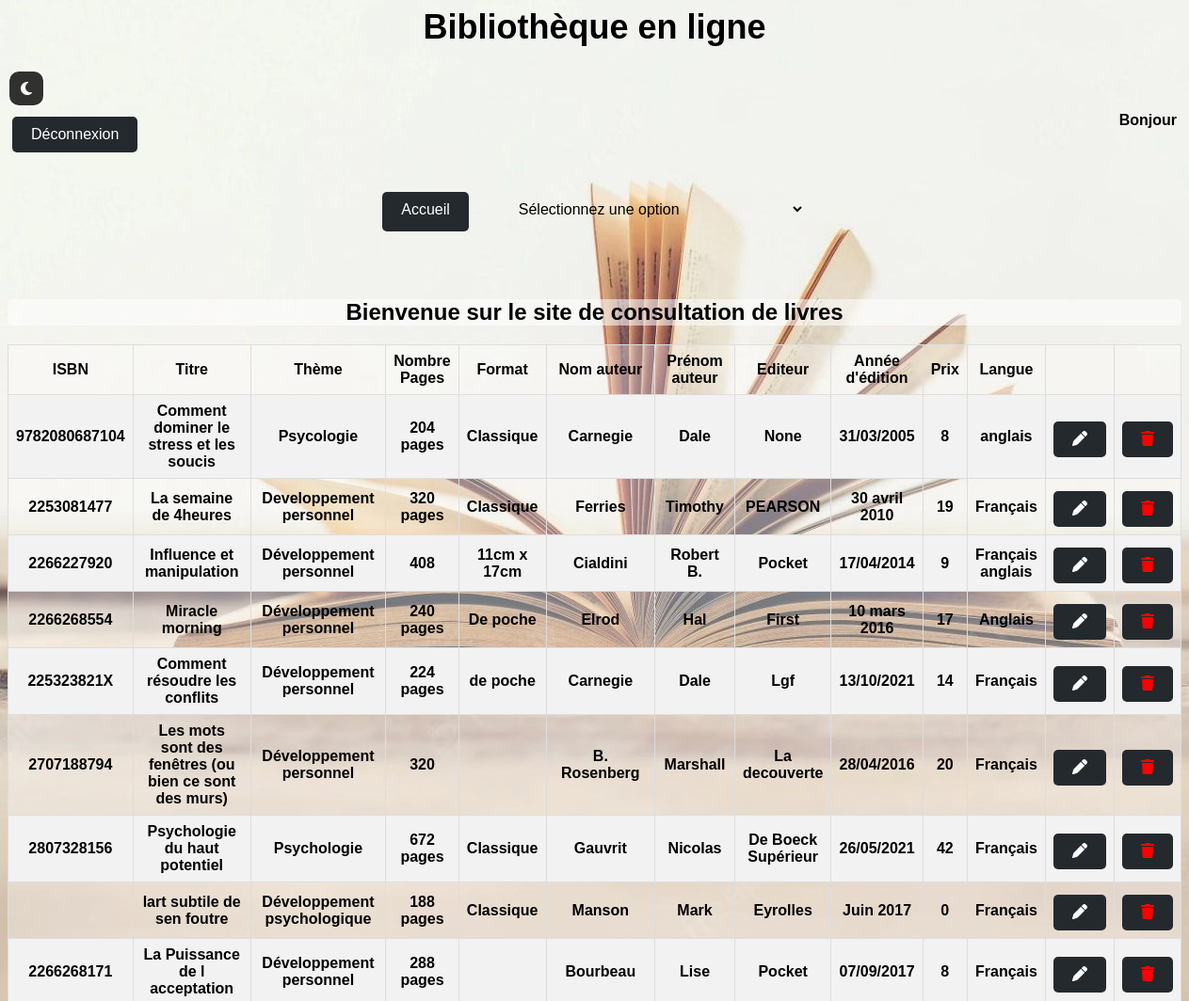
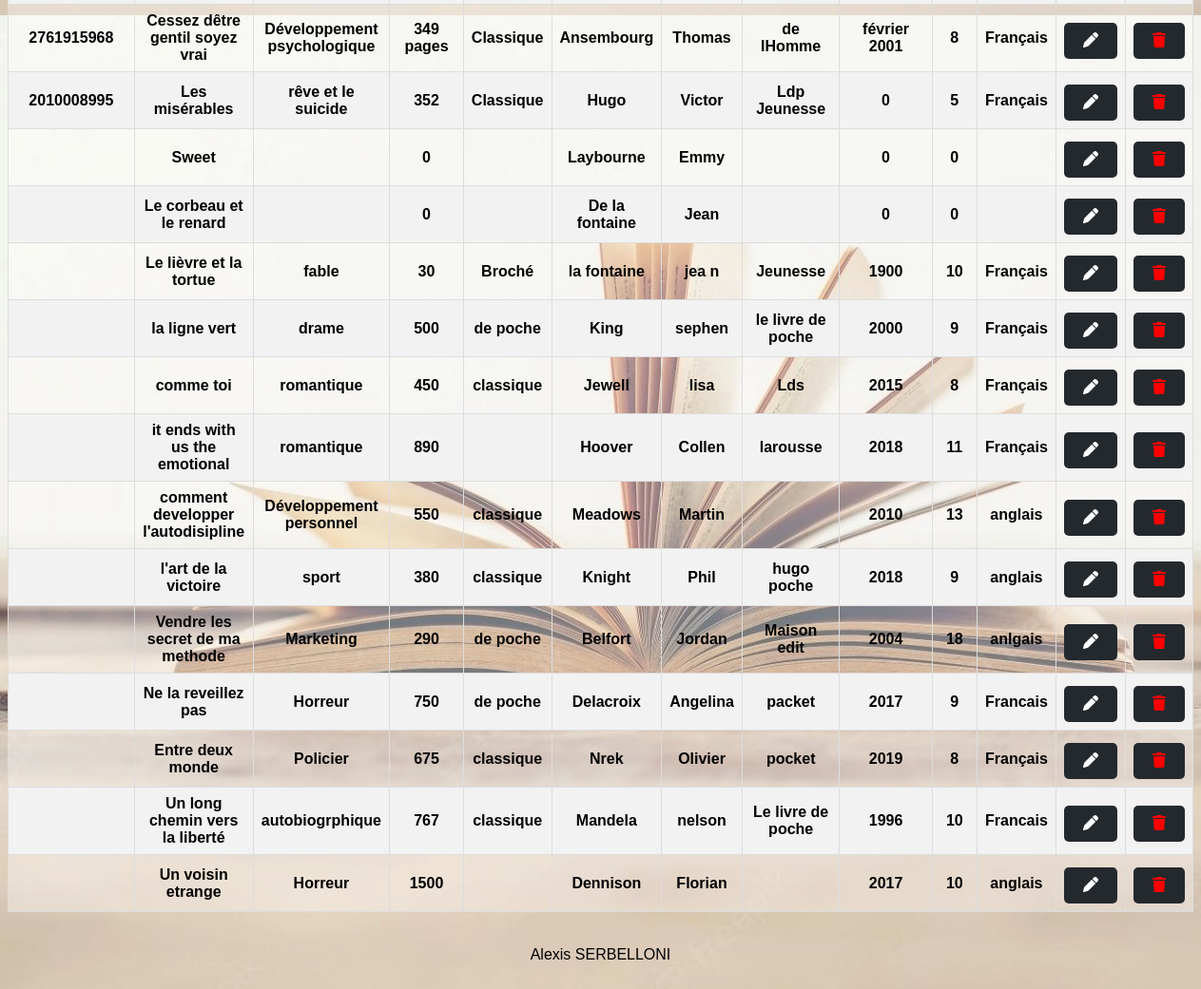
The app's page /afficher.php with its own data (2 pictures, top to bottom).
### tables this page shows
CREATE TABLE `livre` (
  `id` int(11) NOT NULL,
  `isbn` varchar(15) NOT NULL,
  `titre` varchar(80) NOT NULL,
  `theme` varchar(80) NOT NULL,
  `nombreDePage` varchar(150) NOT NULL,
  `format` varchar(80) NOT NULL,
  `nomAuteur` varchar(80) NOT NULL,
  `prenomAuteur` varchar(80) NOT NULL,
  `editeur` varchar(80) NOT NULL,
  `anneeEdition` varchar(80) NOT NULL,
  `prix` decimal(6,0) NOT NULL,
  `langue` varchar(80) NOT NULL
);

### afficher.php (the view, shortened to what this page needs)
<!DOCTYPE html>
<html lang="en">
<head>
    <link rel="stylesheet" href="style.css">
    <link rel="stylesheet" href="styledark.css">
    <link rel="stylesheet" href="https://cdnjs.cloudflare.com/ajax/libs/font-awesome/6.2.1/css/all.min.css" />
</head>
<body class="light">
    <?php include "acceuil.php";
    $conn = mysqli_connect('localhost', 'root', '', 'bibliotheque');
    if (!$conn) {
        echo "<script type=text/javascript>";
        echo "alert('Connexion impossible a la base de données')</script>";
    } else {
        $requete = " SELECT * FROM livre";
        $result = mysqli_query($conn, $requete);
        echo '<table border=1, class="styleTab" >';
        echo '<tr class="key">';
        echo '<td class="td">' . '<b>' .  'ISBN ' . '</b>' . '</td>';
        echo '<td class="td">' . '<b>' .  'Titre ' . '</b>' . '</td>';
        echo '<td class="td">' . '<b>' .  'Thème ' . '</b>' . '</td>';
        echo '<td class="td">' . '<b>' .  'Nombre Pages' . '</b>' . '</td>';
        echo '<td class="td">' . '<b>' .  'Format' . '</b>' . '</td>';
        echo '<td class="td">' . '<b>' . 'Nom auteur' . '</b>' . '</td>';
        echo '<td class="td">' . '<b>' . 'Prénom auteur' . '</b>' . '</td>';
        echo '<td class="td">' . '<b>' . 'Editeur' . '</b>' . '</td>';
        echo '<td class="td">' . '<b>' . 'Année d\'édition' . '</b>' . '</td>';
        echo '<td class="td">' . '<b>' . 'Prix' . '</b>' . '</td>';
        echo '<td class="td">' . '<b>' . 'Langue' . '</b>' . '</td>';
        echo '<td class="td">' . '<b>' . '' . '</b>' . '</td>';
        echo '<td class="td">' . '<b>' . '' . '</b>' . '</td>';
        echo '</tr>';
        while ($donnees = mysqli_fetch_array($result)) {
            echo '<tr class="value">';
            echo '<td class="td">' . $donnees[1] . "  " . '</td>';
            echo '<td class="td">' . $donnees[2] . "  " . '</td>';
            echo '<td class="td">' . $donnees[3] . " " . '</td>';
            echo '<td class="td">' . $donnees[4] . " " . '</td>';
            echo '<td class="td">' . $donnees[5] . " " . '</td>';
            echo '<td class="td">' . $donnees[6] . " " . '</td>';
            echo '<td class="td">' . $donnees[7] . " " . '</td>';
            echo '<td class="td">' . $donnees[8] . " " . '</td>';
            echo '<td class="td">' . $donnees[9] . " " . '</td>';
            echo '<td class="td">' . $donnees[10] . " " . '</td>';
            echo '<td class="td">' . $donnees[11] . " " . '</td>';
            echo '<td><a href="modifierLigne.php?id=' . $donnees[0] . '"><i class="fa-solid fa-pen"></i></a></td>';
            echo "<td style='text-align:center;'><a href='javascript:void(0)' onclick='confirmDelete(" . $donnees[0] . ")' style='color: red;'><i class='fa fa-trash'></i></a></td>";
            echo '</tr>';
        }
        echo '</table>';
    }
    ?>
    <?php include "footer.php" ?>
</body>
</html>

### acceuil.php (shortened to what this page needs)
<!DOCTYPE html>
<html lang="en">
<head>
  <link rel="stylesheet" href="style.css">
  <link rel="stylesheet" href="styledark.css">
  <link rel="stylesheet" href="https://cdnjs.cloudflare.com/ajax/libs/font-awesome/6.2.1/css/all.min.css" />
  <link rel="stylesheet" href="https://maxst.icons8.com/vue-static/landings/line-awesome/line-awesome/1.3.0/css/line-awesome.min.css" />
</head>
<body class="light">
  <h1>Bibliothèque en ligne</h1>
  <div class="btnDark" id="btnDark"><i class="fa-solid fa-moon"></i></div>
  <nav>
    <div class="infoCoG">
      <a href="deconnexion.php" id="deco" onclick="return confirm('Êtes-vous sûr de vouloir vous déconnecter ?');">Déconnexion</a>
    </div>
    <div class="infoCoD">
      <?= "Bonjour " . '<br>'; ?>
    </div>
  </nav>
  <div class="btn">
    <table>
      <tr>
        <td><a href="slideAcceuil.php" id="test" onclick="alert('Vous allez être rediriger sur la page d\'accueil !');">Accueil</a></td>
        <td>
          <select name="livre" id="livre">
            <option value="">Sélectionnez une option</option>
          </select>
        </td>
      </tr>
    </table>
  </div>
  <h2 id="title">Bienvenue sur le site de consultation de livres</h2>
</body>
</html>

### footer.php (shortened to what this page needs)
<!DOCTYPE html>
<html lang="en">
<head>
    <link rel="stylesheet" href="css/styleIndex.css">
    <link rel="stylesheet" href="css/styledark.css">
    <link rel="stylesheet" href="https://cdnjs.cloudflare.com/ajax/libs/font-awesome/6.2.1/css/all.min.css" />
</head>
<body>
    <footer>
        <p>Alexis SERBELLONI</p>
    </footer>
</body>
</html>

### style.css (style rules this page uses)
* { box-sizing: border-box; }
body { background: url(./css/img/9.jpg) no-repeat center center fixed; background-size: cover; font-family: Arial, Helvetica, sans-serif; font-family: Arial, sans-serif; background-color: beige; color: cream; }
h1 { text-align: center; margin-top: 5px; }
h2 { background-color: rgba(255, 255, 255, 0.548); border-radius: 5px; }
nav { display: flex; justify-content: space-between; padding: 5px; }
.infoCoG { text-align: right; }
.infoCoD { text-align: left; font-weight: 800 ; }
table { margin: 0 auto; }
#livre { font-size: 16px; padding: 5px; }
h2 { text-align: center; margin-top: 50px; }
footer { text-align: center; padding: 20px; width: 100%; }
a { transition: all 250ms ease; color: black; text-decoration: none; }
#test::after { content: ''; display: block; width: 0; height: 4px; background: #0366d6; transition: width 0.4s; }
#deco { display: block; }
#livre { color: black; text-decoration: none; border: 2px solid transparent; background-color: rgba(255, 255, 255, 0); }
.key, .value { background-color: rgba(255, 252, 252, 0.349); font-weight: bold; }
table { margin-top: 10px; }
table.styleTab { width: 100%; margin: 0 auto; border-collapse: collapse; text-align: center; }
.styleTab td, .styleTab th { border: 1px solid #ddd; padding: 8px; }
.styleTab tr:nth-child(even) { background-color: #f2f2f2; }
footer { clear: both; }

### styledark.css (style rules this page uses)
.btnDark { width: 40px; height: 40px; border-radius: 30%; background-color: #000000cc; border: 2px solid white; color: #fff; display: flex; justify-content: center; align-items: center; cursor: pointer; }

### styleIndex.css (style rules this page uses)
body { background: url(./Css/img/9.jpg); }
h1 { text-align: center; font-size: 36px; }
td { padding: 20px; }
a { display: inline-block; padding: 10px 20px; background-color: #24292e; color: #fff; border-radius: 5px; transition: all 0.3s ease-in-out; text-decoration: none; margin-top: 5px; }
footer { display: flex; justify-content: center; align-items: center; }

### records on screen
livre: isbn "9782080687104", titre "Comment dominer le stress et les soucis", theme "Psycologie", nombreDePage "204 pages", format "Classique", nomAuteur "Carnegie", prenomAuteur "Dale", editeur "None", anneeEdition "31/03/2005", prix "8", langue "anglais"
livre: isbn "2253081477", titre "La semaine de 4heures", theme "Developpement personnel", nombreDePage "320 pages", format "Classique", nomAuteur "Ferries", prenomAuteur "Timothy", editeur "PEARSON", anneeEdition "30 avril 2010", prix "19", langue "Français"
livre: isbn "2266227920", titre "Influence et manipulation", theme "Développement personnel", nombreDePage "408", format "11cm x 17cm", nomAuteur "Cialdini", prenomAuteur "Robert B.", editeur "Pocket", anneeEdition "17/04/2014", prix "9", langue "Français anglais"
livre: isbn "2266268554", titre "Miracle morning", theme "Développement personnel", nombreDePage "240 pages", format "De poche", nomAuteur "Elrod", prenomAuteur "Hal", editeur "First", anneeEdition "10 mars 2016", prix "17", langue "Anglais"
livre: isbn "225323821X", titre "Comment résoudre les conflits", theme "Développement personnel", nombreDePage "224 pages", format "de poche", nomAuteur "Carnegie", prenomAuteur "Dale", editeur "Lgf", anneeEdition "13/10/2021", prix "14", langue "Français"
livre: isbn "2707188794", titre "Les mots sont des fenêtres (ou bien ce sont des murs)", theme "Développement personnel", nombreDePage "320", nomAuteur "B. Rosenberg", prenomAuteur "Marshall", editeur "La decouverte", anneeEdition "28/04/2016", prix "20", langue "Français"
livre: isbn "2807328156", titre "Psychologie du haut potentiel", theme "Psychologie", nombreDePage "672 pages", format "Classique", nomAuteur "Gauvrit", prenomAuteur "Nicolas", editeur "De Boeck Supérieur", anneeEdition "26/05/2021", prix "42", langue "Français"
livre: titre "lart subtile de sen foutre", theme "Développement psychologique", nombreDePage "188 pages", format "Classique", nomAuteur "Manson", prenomAuteur "Mark", editeur "Eyrolles", anneeEdition "Juin 2017", prix "0", langue "Français"
livre: isbn "2266268171", titre "La Puissance de l acceptation", theme "Développement personnel", nombreDePage "288 pages", nomAuteur "Bourbeau", prenomAuteur "Lise", editeur "Pocket", anneeEdition "07/09/2017", prix "8", langue "Français"
livre: isbn "2761915968", titre "Cessez dêtre gentil soyez vrai", theme "Développement psychologique", nombreDePage "349 pages", format "Classique", nomAuteur "Ansembourg", prenomAuteur "Thomas", editeur "de lHomme", anneeEdition "février 2001", prix "8", langue "Français"
livre: isbn "2010008995", titre "Les misérables", theme "rêve et le suicide", nombreDePage "352", format "Classique", nomAuteur "Hugo", prenomAuteur "Victor", editeur "Ldp Jeunesse", anneeEdition "0", prix "5", langue "Français"
livre: titre "Sweet", nombreDePage "0", nomAuteur "Laybourne", prenomAuteur "Emmy", anneeEdition "0", prix "0"
livre: titre "Le corbeau et le renard", nombreDePage "0", nomAuteur "De la fontaine", prenomAuteur "Jean", anneeEdition "0", prix "0"
livre: titre "Le lièvre et la tortue", theme "fable", nombreDePage "30", format "Broché", nomAuteur "la fontaine", prenomAuteur "jea n", editeur "Jeunesse", anneeEdition "1900", prix "10", langue "Français"
livre: titre "la ligne vert", theme "drame", nombreDePage "500", format "de poche", nomAuteur "King", prenomAuteur "sephen", editeur "le livre de poche", anneeEdition "2000", prix "9", langue "Français"
livre: titre "comme toi", theme "romantique", nombreDePage "450", format "classique", nomAuteur "Jewell", prenomAuteur "lisa", editeur "Lds", anneeEdition "2015", prix "8", langue "Français"
livre: titre "it ends with us the emotional", theme "romantique", nombreDePage "890", nomAuteur "Hoover", prenomAuteur "Collen", editeur "larousse", anneeEdition "2018", prix "11", langue "Français"
livre: titre "comment developper l'autodisipline", theme "Développement personnel", nombreDePage "550", format "classique", nomAuteur "Meadows", prenomAuteur "Martin", anneeEdition "2010", prix "13", langue "anglais"
livre: titre "l'art de la victoire", theme "sport", nombreDePage "380", format "classique", nomAuteur "Knight", prenomAuteur "Phil", editeur "hugo poche", anneeEdition "2018", prix "9", langue "anglais"
livre: titre "Vendre les secret de ma methode", theme "Marketing", nombreDePage "290", format "de poche", nomAuteur "Belfort", prenomAuteur "Jordan", editeur "Maison edit", anneeEdition "2004", prix "18", langue "anlgais"
livre: titre "Ne la reveillez pas", theme "Horreur", nombreDePage "750", format "de poche", nomAuteur "Delacroix", prenomAuteur "Angelina", editeur "packet", anneeEdition "2017", prix "9", langue "Francais"
livre: titre "Entre deux monde", theme "Policier", nombreDePage "675", format "classique", nomAuteur "Nrek", prenomAuteur "Olivier", editeur "pocket", anneeEdition "2019", prix "8", langue "Français"
livre: titre "Un long chemin vers la liberté", theme "autobiogrphique", nombreDePage "767", format "classique", nomAuteur "Mandela", prenomAuteur "nelson", editeur "Le livre de poche", anneeEdition "1996", prix "10", langue "Francais"
livre: titre "Un voisin etrange", theme "Horreur", nombreDePage "1500", nomAuteur "Dennison", prenomAuteur "Florian", anneeEdition "2017", prix "10", langue "anglais"
